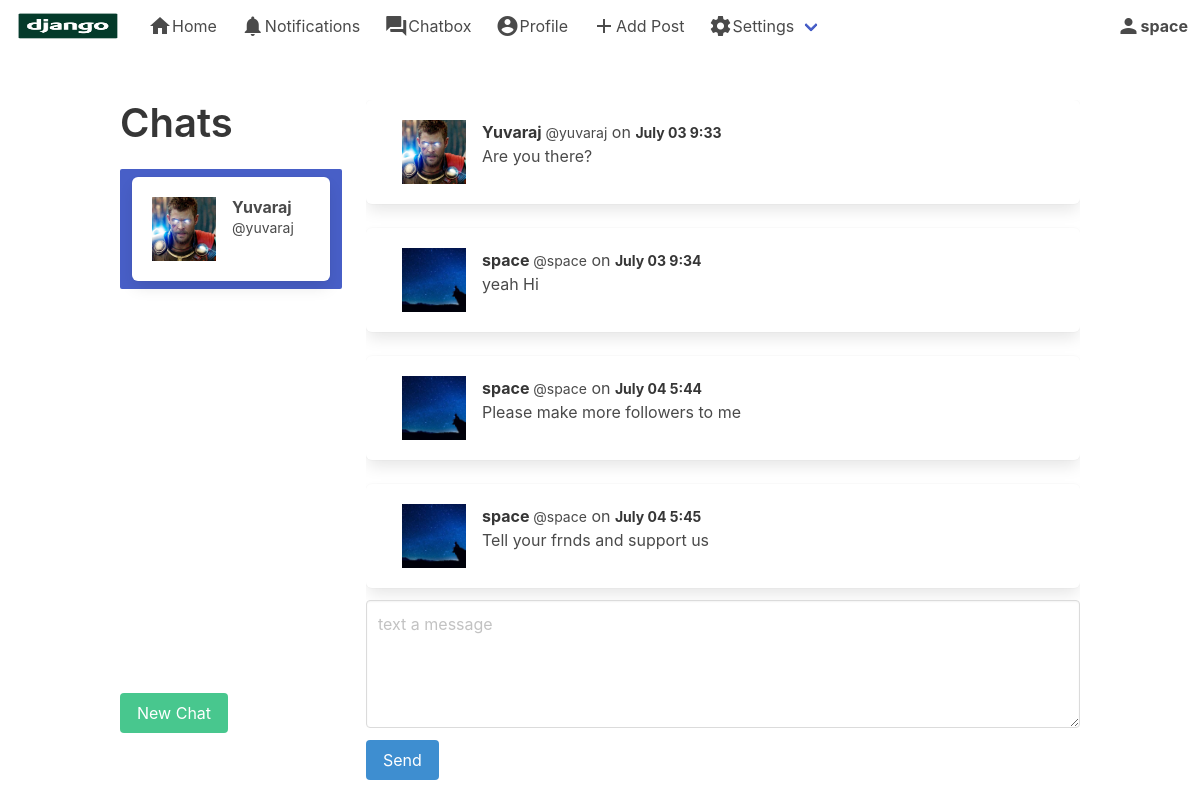
/direct/ (signed in), run on the app's committed database.
### authy/models.py (models this page shows, shortened)
class Profile(models.Model):
	user = models.OneToOneField(User, on_delete=models.CASCADE)
	first_name = models.CharField(max_length=50, null=True, blank=True)
	last_name = models.CharField(max_length=50, null=True, blank=True)
	location = models.CharField(max_length=50, null=True, blank=True)
	url = models.CharField(max_length=80, null=True, blank=True)
	profile_info = models.TextField(max_length=150, null=True, blank=True)
	created = models.DateField(auto_now_add=True)
	favorites = models.ManyToManyField(Post)
	picture = models.ImageField(upload_to=user_directory, blank=True, null=True, verbose_name='Picture')

### direct_msg/models.py (models this page shows, shortened)
class Message(models.Model):
    user = models.ForeignKey(User, on_delete=models.CASCADE, related_name='user')
    sender = models.ForeignKey(User, on_delete=models.CASCADE, related_name='from_user')
    reciever = models.ForeignKey(User, on_delete=models.CASCADE, related_name='to_user')
    body = models.TextField(max_length=1000, blank=True, null=True)
    date = models.DateTimeField(auto_now_add=True)
    is_read = models.BooleanField(default=False)
    def get_messages(user):
        users = []
        messages = Message.objects.filter(user=user).values('reciever').annotate(last=Max('date')).order_by('-last')
        for message in messages:
            users.append({
                'user': User.objects.get(pk=message['reciever']),
                'last': message['last'],
                'unread': Message.objects.filter(user=user, reciever__pk=message['reciever'], is_read=False).count()
            })
        return users

### direct_msg/views.py (the view)
# urls.py: path('', inbox, name='inbox'),
@login_required
def inbox(request):
    user = request.user
    messages = Message.get_messages(user=user)
    active_direct = None
    directs = None
    if messages:
        message = messages[0]
        active_direct = message['user'].username
        directs = Message.objects.filter(user=user, reciever=message['user'])
        directs.update(is_read=True)
        for message in messages:
            if message['user'].username == active_direct:
                message['unread'] = 0
    context = {
            'directs': directs,
            'messages': messages,
            'active_direct': active_direct,
        }
    template = loader.get_template('direct_msg/direct_msg.html')
    return HttpResponse(template.render(context,request))

### direct_msg/views.py (called while the page is built)
def CheckDirects(request):
    directs_count = 0
    if request.user.is_authenticated:
        directs_count = Message.objects.filter(user=request.user, is_read=False).count()
    context = {
        'directs_count': directs_count,
    }
    return context

### notifications/views.py (called while the page is built)
def CountNotifications(request):
    count_notifications = 0
    if request.user.is_authenticated:
        count_notifications = Notification.objects.filter(user=request.user, is_seen=False).count()
    context = {
        'count_notifications': count_notifications,
    }
    return context

### django_insta/templates/direct_msg/direct_msg.html (shortened to what this page needs)
{% extends 'base.html' %}
{% load static %}
{% block content %}
<div class="columns is-mobile">
  <div class="column is-one-quarter">
    <aside class="menu">
      <h1 class="title is-2">
        Chats
      </h1>
      <ul style="overflow-y: scroll; height: 500px" class="menu-list">
        {% for message in messages %}
        <a class="{% if active_direct == message.user.username %}is-active{% endif %}" href="{% url 'directs' message.user.username %}">
        <div class="box">
          <article class="media">
            <div class="media-left">
              <figure class="image is-64x64">
                  {% if message.user.profile.picture %}
                    <img src="{{ message.user.profile.picture.url }}" alt="Placeholder image">
                  {% else %}
                    <img src="https://bulma.io/images/placeholders/96x96.png" alt="Placeholder image">
                  {% endif %}
              </figure>
            </div>
            <div class="media-content">
              <div class="content">
                <p>
                  <strong>{{ message.user.profile.first_name }} {{ message.user.profile.last_name }}</strong> <small>@{{ message.user.username }}</small>
                </p>
              </div>
            </div>
          </article>
        </div>
        </a>
        {% endfor %}
      </ul>
    </aside>
    <br>
    <a href="{% url 'usersearch' %}" class="button is-success">New Chat</a>
  </div>
<div class="column">
  <div style="overflow-y: scroll; height: 500px">
  {% for direct in directs %}
  <div class="box">
    <article class="media">
      <figure class="media-left">
        <p class="image is-64x64">
          {% if direct.sender.profile.picture %}
            <img src="{{ direct.sender.profile.picture.url }}" alt="Placeholder image">
          {% else %}
            <img src="https://bulma.io/images/placeholders/96x96.png" alt="Placeholder image">
          {% endif %}
        </p>
      </figure>
      <div class="media-content">
        <div class="content">
          <p>
            <strong>{{ direct.sender.profile.first_name }} {{ direct.sender.profile.last_name }}</strong> <small>@{{ direct.sender.username }}</small> on <strong><small>{{ direct.date|date:'N d G:i'}}</small></strong>
          </p>
          {{ direct.body }}
        </div>
      </div>
    </article>
  </div>
  {% endfor %}
  </div>
  <form role="form" method="POST" action="{% url 'send_direct_msg' %}">
  <article class="media">
    <div class="media-content">
      <div class="field">
        <p class="control">
          <textarea class="textarea" name="body" placeholder="text a message"></textarea>
        </p>
      </div>
      <nav class="level">
        <div class="level-left">
          <div class="level-item">
            <button type="submit" name="action" class="button is-info">Send</buttom>
          </div>
        </div>
      </nav>
    </div>
  </article>
  </form>
  </div>
  </div>
{% endblock %}

### django_insta/templates/base.html (shortened to what this page needs)
{% load static %}
<!DOCTYPE html>
<html>
  <head>
    <link rel="stylesheet" href="{% static 'css/bulma.min.css' %}">
    <link rel="stylesheet" href="{% static 'css/style.css' %}">
  </head>
  <body>
    <nav class="navbar" role="navigation" aria-label="main navigation">
        <div class="navbar-brand">
          <a class="navbar-item" href="https://bulma.io">
            <img src="{% static 'img/django.jpeg' %}" width="112" height="28">
          </a>
        </div>
        <div id="navbarBasicExample" class="navbar-menu">
          <div class="navbar-start">
            <a href="{% url 'index' %}" class="navbar-item">
            <i class="material-icons">home</i>
              Home
            </a>
            <a href="{% url 'show-notifications' %}" class="navbar-item">
              <i class="material-icons">notifications</i>
              Notifications
            </a>
            <a href="{% url 'inbox' %}" class="navbar-item">
              <i class="material-icons">question_answer</i>
              Chatbox
            </a>
            <a href="{% url 'profile' request.user %}" class="navbar-item">
                <i class="material-icons">account_circle</i>
              Profile
            </a>
            <a href="{% url 'newpost' %}" class="navbar-item">
              <i class="material-icons">add</i>
              Add Post
            </a>
            <div class="navbar-item has-dropdown is-hoverable">
              <a class="navbar-link">
                <i class="material-icons">settings</i>
                Settings
              </a>
            </div>
          </div>
        </div>
        <a class="navbar-item">
          <i class="material-icons">person</i>
          <strong>{{ request.user }}</strong>
        </a>
    </nav>
    <section class="section">
        <div class="container">
            {% block content %}
            {% endblock %}
        </div>
    </section>
  </body>
</html>

### data on the page
Message: sender.profile.picture (picture), sender.profile.first_name "Yuvaraj", sender.username "yuvaraj", date "July 03 9:33", body "Are you there?"
Message: sender.profile.picture (placeholder picture), sender.profile.first_name "space", sender.username "space", date "July 03 9:34", body "yeah Hi"
Message: sender.profile.picture (placeholder picture), sender.profile.first_name "space", sender.username "space", date "July 04 5:44", body "Please make more followers to me"
Message: sender.profile.picture (placeholder picture), sender.profile.first_name "space", sender.username "space", date "July 04 5:45", body "Tell your frnds and support us"

### other printed values
{{ request.user }} "space"
{{ message.user.profile.first_name }} "Yuvaraj"
{{ message.user.username }} "yuvaraj"
